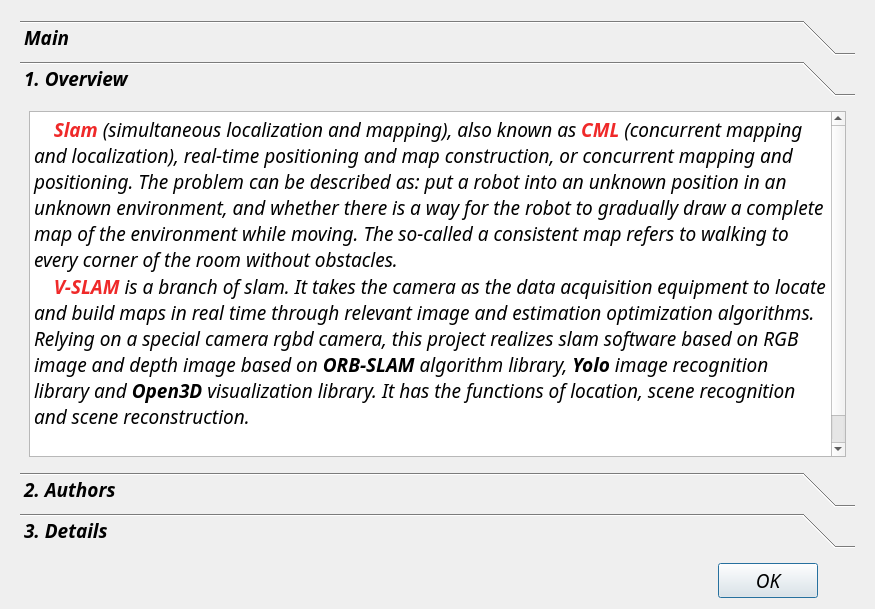
<?xml version="1.0" encoding="UTF-8"?>
<ui version="4.0">
 <class>QHelpDialog</class>
 <widget class="QDialog" name="QHelpDialog">
  <property name="geometry">
   <rect>
    <x>0</x>
    <y>0</y>
    <width>875</width>
    <height>609</height>
   </rect>
  </property>
  <property name="windowTitle">
   <string>Dialog</string>
  </property>
  <layout class="QGridLayout" name="gridLayout">
   <item row="1" column="1">
    <widget class="QPushButton" name="btn_ok">
     <property name="minimumSize">
      <size>
       <width>100</width>
       <height>30</height>
      </size>
     </property>
     <property name="maximumSize">
      <size>
       <width>200</width>
       <height>16777215</height>
      </size>
     </property>
     <property name="font">
      <font>
       <family>Ubuntu Mono</family>
       <pointsize>14</pointsize>
       <italic>true</italic>
       <bold>false</bold>
      </font>
     </property>
     <property name="text">
      <string>OK</string>
     </property>
    </widget>
   </item>
   <item row="1" column="0">
    <spacer name="horizontalSpacer">
     <property name="orientation">
      <enum>Qt::Horizontal</enum>
     </property>
     <property name="sizeHint" stdset="0">
      <size>
       <width>40</width>
       <height>20</height>
      </size>
     </property>
    </spacer>
   </item>
   <item row="1" column="2">
    <spacer name="horizontalSpacer_2">
     <property name="orientation">
      <enum>Qt::Horizontal</enum>
     </property>
     <property name="sizeType">
      <enum>QSizePolicy::Fixed</enum>
     </property>
     <property name="sizeHint" stdset="0">
      <size>
       <width>40</width>
       <height>20</height>
      </size>
     </property>
    </spacer>
   </item>
   <item row="0" column="0" colspan="3">
    <widget class="QFrame" name="frame">
     <property name="font">
      <font>
       <family>Ubuntu Mono</family>
       <pointsize>14</pointsize>
       <italic>true</italic>
       <bold>false</bold>
      </font>
     </property>
     <property name="frameShape">
      <enum>QFrame::NoFrame</enum>
     </property>
     <property name="frameShadow">
      <enum>QFrame::Raised</enum>
     </property>
     <layout class="QGridLayout" name="gridLayout_2">
      <item row="0" column="0">
       <widget class="QToolBox" name="toolBox">
        <property name="font">
         <font>
          <family>Ubuntu Mono</family>
          <pointsize>14</pointsize>
          <italic>true</italic>
          <bold>true</bold>
         </font>
        </property>
        <property name="frameShape">
         <enum>QFrame::NoFrame</enum>
        </property>
        <property name="lineWidth">
         <number>1</number>
        </property>
        <property name="currentIndex">
         <number>1</number>
        </property>
        <property name="tabSpacing">
         <number>6</number>
        </property>
        <widget class="QWidget" name="main">
         <property name="geometry">
          <rect>
           <x>0</x>
           <y>0</y>
           <width>839</width>
           <height>405</height>
          </rect>
         </property>
         <attribute name="label">
          <string>Main</string>
         </attribute>
         <layout class="QGridLayout" name="gridLayout_6">
          <item row="0" column="0">
           <layout class="QHBoxLayout" name="horizontalLayout">
            <item>
             <widget class="QLabel" name="label_Q">
              <property name="minimumSize">
               <size>
                <width>120</width>
                <height>120</height>
               </size>
              </property>
              <property name="text">
               <string>TextLabel</string>
              </property>
              <property name="alignment">
               <set>Qt::AlignCenter</set>
              </property>
             </widget>
            </item>
            <item>
             <widget class="QLabel" name="label_R">
              <property name="minimumSize">
               <size>
                <width>120</width>
                <height>120</height>
               </size>
              </property>
              <property name="text">
               <string>TextLabel</string>
              </property>
              <property name="alignment">
               <set>Qt::AlignCenter</set>
              </property>
             </widget>
            </item>
            <item>
             <widget class="QLabel" name="label_G">
              <property name="minimumSize">
               <size>
                <width>120</width>
                <height>120</height>
               </size>
              </property>
              <property name="text">
               <string>TextLabel</string>
              </property>
              <property name="alignment">
               <set>Qt::AlignCenter</set>
              </property>
             </widget>
            </item>
            <item>
             <widget class="QLabel" name="label_B">
              <property name="minimumSize">
               <size>
                <width>120</width>
                <height>120</height>
               </size>
              </property>
              <property name="text">
               <string>TextLabel</string>
              </property>
              <property name="alignment">
               <set>Qt::AlignCenter</set>
              </property>
             </widget>
            </item>
            <item>
             <widget class="QLabel" name="label_D">
              <property name="minimumSize">
               <size>
                <width>120</width>
                <height>120</height>
               </size>
              </property>
              <property name="text">
               <string>TextLabel</string>
              </property>
              <property name="alignment">
               <set>Qt::AlignCenter</set>
              </property>
             </widget>
            </item>
           </layout>
          </item>
         </layout>
        </widget>
        <widget class="QWidget" name="overview">
         <property name="geometry">
          <rect>
           <x>0</x>
           <y>0</y>
           <width>839</width>
           <height>405</height>
          </rect>
         </property>
         <attribute name="label">
          <string>1. Overview</string>
         </attribute>
         <layout class="QGridLayout" name="gridLayout_3">
          <item row="0" column="0">
           <widget class="QTextBrowser" name="textBrowser">
            <property name="html">
             <string>&lt;!DOCTYPE HTML PUBLIC &quot;-//W3C//DTD HTML 4.0//EN&quot; &quot;http://www.w3.org/TR/REC-html40/strict.dtd&quot;&gt;
&lt;html&gt;&lt;head&gt;&lt;meta name=&quot;qrichtext&quot; content=&quot;1&quot; /&gt;&lt;meta charset=&quot;utf-8&quot; /&gt;&lt;style type=&quot;text/css&quot;&gt;
p, li { white-space: pre-wrap; }
&lt;/style&gt;&lt;/head&gt;&lt;body style=&quot; font-family:'Ubuntu Mono'; font-size:14pt; font-weight:700; font-style:italic;&quot;&gt;
&lt;p style=&quot; margin-top:0px; margin-bottom:0px; margin-left:0px; margin-right:0px; -qt-block-indent:0; text-indent:0px;&quot;&gt;&lt;span style=&quot; font-weight:400;&quot;&gt;    &lt;/span&gt;&lt;span style=&quot; color:#ef2929;&quot;&gt;Slam&lt;/span&gt;&lt;span style=&quot; font-weight:400;&quot;&gt; (simultaneous localization and mapping), also known as &lt;/span&gt;&lt;span style=&quot; color:#ef2929;&quot;&gt;CML&lt;/span&gt;&lt;span style=&quot; font-weight:400;&quot;&gt; (concurrent mapping and localization), real-time positioning and map construction, or concurrent mapping and positioning. The problem can be described as: put a robot into an unknown position in an unknown environment, and whether there is a way for the robot to gradually draw a complete map of the environment while moving. The so-called a consistent map refers to walking to every corner of the room without obstacles.&lt;/span&gt;&lt;/p&gt;
&lt;p style=&quot; margin-top:0px; margin-bottom:0px; margin-left:0px; margin-right:0px; -qt-block-indent:0; text-indent:0px;&quot;&gt;&lt;span style=&quot; font-weight:400;&quot;&gt;    &lt;/span&gt;&lt;span style=&quot; color:#ef2929;&quot;&gt;V-SLAM&lt;/span&gt;&lt;span style=&quot; font-weight:400;&quot;&gt; is a branch of slam. It takes the camera as the data acquisition equipment to locate and build maps in real time through relevant image and estimation optimization algorithms. Relying on a special camera rgbd camera, this project realizes slam software based on RGB image and depth image based on &lt;/span&gt;ORB-SLAM&lt;span style=&quot; font-weight:400;&quot;&gt; algorithm library, &lt;/span&gt;Yolo&lt;span style=&quot; font-weight:400;&quot;&gt; image recognition library and &lt;/span&gt;Open3D&lt;span style=&quot; font-weight:400;&quot;&gt; visualization library. It has the functions of location, scene recognition and scene reconstruction.&lt;/span&gt;&lt;/p&gt;
&lt;p style=&quot;-qt-paragraph-type:empty; margin-top:0px; margin-bottom:0px; margin-left:0px; margin-right:0px; -qt-block-indent:0; text-indent:0px;&quot;&gt;&lt;br /&gt;&lt;/p&gt;
&lt;p align=&quot;center&quot; style=&quot; margin-top:0px; margin-bottom:0px; margin-left:0px; margin-right:0px; -qt-block-indent:0; text-indent:0px;&quot;&gt;&lt;img src=&quot;:/img/ros-server.png&quot; /&gt;&lt;/p&gt;&lt;/body&gt;&lt;/html&gt;</string>
            </property>
           </widget>
          </item>
         </layout>
        </widget>
        <widget class="QWidget" name="authors">
         <property name="geometry">
          <rect>
           <x>0</x>
           <y>0</y>
           <width>839</width>
           <height>405</height>
          </rect>
         </property>
         <attribute name="label">
          <string>2. Authors</string>
         </attribute>
         <layout class="QGridLayout" name="gridLayout_4">
          <item row="0" column="0">
           <widget class="QTextBrowser" name="textBrowser_2">
            <property name="html">
             <string>&lt;!DOCTYPE HTML PUBLIC &quot;-//W3C//DTD HTML 4.0//EN&quot; &quot;http://www.w3.org/TR/REC-html40/strict.dtd&quot;&gt;
&lt;html&gt;&lt;head&gt;&lt;meta name=&quot;qrichtext&quot; content=&quot;1&quot; /&gt;&lt;meta charset=&quot;utf-8&quot; /&gt;&lt;style type=&quot;text/css&quot;&gt;
p, li { white-space: pre-wrap; }
&lt;/style&gt;&lt;/head&gt;&lt;body style=&quot; font-family:'Ubuntu Mono'; font-size:14pt; font-weight:700; font-style:italic;&quot;&gt;
&lt;p style=&quot; margin-top:0px; margin-bottom:0px; margin-left:0px; margin-right:0px; -qt-block-indent:0; text-indent:0px;&quot;&gt;&lt;span style=&quot; color:#fb8b00;&quot;&gt;{&lt;/span&gt;&lt;/p&gt;
&lt;p style=&quot; margin-top:0px; margin-bottom:0px; margin-left:0px; margin-right:0px; -qt-block-indent:0; text-indent:0px;&quot;&gt;  &lt;span style=&quot; color:#ef2929;&quot;&gt;&amp;quot;developers&amp;quot;&lt;/span&gt;: &lt;span style=&quot; color:#ad7fa8;&quot;&gt;[&lt;/span&gt;&lt;/p&gt;
&lt;p style=&quot; margin-top:0px; margin-bottom:0px; margin-left:0px; margin-right:0px; -qt-block-indent:0; text-indent:0px;&quot;&gt;    &lt;span style=&quot; color:#729fcf;&quot;&gt;{&lt;/span&gt;&lt;/p&gt;
&lt;p style=&quot; margin-top:0px; margin-bottom:0px; margin-left:0px; margin-right:0px; -qt-block-indent:0; text-indent:0px;&quot;&gt;      &lt;span style=&quot; color:#ef2929;&quot;&gt;&amp;quot;name&amp;quot;&lt;/span&gt;: &lt;span style=&quot; color:#4e9a06;&quot;&gt;&amp;quot;something&amp;quot;&lt;/span&gt;,&lt;/p&gt;
&lt;p style=&quot; margin-top:0px; margin-bottom:0px; margin-left:0px; margin-right:0px; -qt-block-indent:0; text-indent:0px;&quot;&gt;      &lt;span style=&quot; color:#ef2929;&quot;&gt;&amp;quot;e-mail&amp;quot;&lt;/span&gt;: &lt;span style=&quot; color:#4e9a06;&quot;&gt;&amp;quot;something&amp;quot;&lt;/span&gt;,&lt;/p&gt;
&lt;p style=&quot; margin-top:0px; margin-bottom:0px; margin-left:0px; margin-right:0px; -qt-block-indent:0; text-indent:0px;&quot;&gt;      &lt;span style=&quot; color:#ef2929;&quot;&gt;&amp;quot;school&amp;quot;&lt;/span&gt;: &lt;span style=&quot; color:#4e9a06;&quot;&gt;&amp;quot;something&amp;quot;&lt;/span&gt;&lt;/p&gt;
&lt;p style=&quot; margin-top:0px; margin-bottom:0px; margin-left:0px; margin-right:0px; -qt-block-indent:0; text-indent:0px;&quot;&gt;    &lt;span style=&quot; color:#729fcf;&quot;&gt;}&lt;/span&gt;&lt;/p&gt;
&lt;p style=&quot; margin-top:0px; margin-bottom:0px; margin-left:0px; margin-right:0px; -qt-block-indent:0; text-indent:0px;&quot;&gt;  &lt;span style=&quot; color:#ad7fa8;&quot;&gt;]&lt;/span&gt;&lt;/p&gt;
&lt;p style=&quot; margin-top:0px; margin-bottom:0px; margin-left:0px; margin-right:0px; -qt-block-indent:0; text-indent:0px;&quot;&gt;&lt;span style=&quot; color:#fb8b00;&quot;&gt;}&lt;/span&gt;&lt;/p&gt;&lt;/body&gt;&lt;/html&gt;</string>
            </property>
           </widget>
          </item>
         </layout>
        </widget>
        <widget class="QWidget" name="details">
         <property name="geometry">
          <rect>
           <x>0</x>
           <y>0</y>
           <width>839</width>
           <height>405</height>
          </rect>
         </property>
         <attribute name="label">
          <string>3. Details</string>
         </attribute>
         <layout class="QGridLayout" name="gridLayout_5">
          <item row="0" column="0">
           <widget class="QTextBrowser" name="textBrowser_3">
            <property name="html">
             <string>&lt;!DOCTYPE HTML PUBLIC &quot;-//W3C//DTD HTML 4.0//EN&quot; &quot;http://www.w3.org/TR/REC-html40/strict.dtd&quot;&gt;
&lt;html&gt;&lt;head&gt;&lt;meta name=&quot;qrichtext&quot; content=&quot;1&quot; /&gt;&lt;meta charset=&quot;utf-8&quot; /&gt;&lt;style type=&quot;text/css&quot;&gt;
p, li { white-space: pre-wrap; }
&lt;/style&gt;&lt;/head&gt;&lt;body style=&quot; font-family:'Ubuntu Mono'; font-size:14pt; font-weight:700; font-style:italic;&quot;&gt;
&lt;p style=&quot; margin-top:0px; margin-bottom:0px; margin-left:0px; margin-right:0px; -qt-block-indent:0; text-indent:0px;&quot;&gt;    &lt;span style=&quot; font-weight:400;&quot;&gt;The workflow of the developed system is shown in the figure below. The solution method used this time is post-processing. The main process consists of two parts:&lt;/span&gt;&lt;/p&gt;
&lt;p style=&quot; margin-top:0px; margin-bottom:0px; margin-left:0px; margin-right:0px; -qt-block-indent:0; text-indent:0px;&quot;&gt;    &lt;span style=&quot; font-weight:400;&quot;&gt;1) Data acquisition: the Kinect camera is used to collect color images, depth images and IMU data at a certain frame rate. This         part is based on a small communication network composed of Ubuntu host, Android phone and Kinect camera. Through WiFi communication, Android phones send control signals to the Ubuntu host, receive data messages (including color images, depth images and IMU data) sent by the Ubuntu host, and display the data in real time on the user's Android selling price. The communication between Ubuntu and Kinect cameras is based on the ROS multi process communication mechanism. Specifically, Ubuntu will process the control messages sent by Android (such as start collection, stop collection, etc.) and convey them to the Kinect camera. The data collected by Kinect camera will be sent to Android via Ubuntu host for real-time display.&lt;/span&gt;&lt;/p&gt;
&lt;p style=&quot; margin-top:0px; margin-bottom:0px; margin-left:0px; margin-right:0px; -qt-block-indent:0; text-indent:0px;&quot;&gt;    &lt;span style=&quot; font-weight:400;&quot;&gt;2) Data processing: that is, on Ubuntu, the qrgbd interface application developed based on QT is used to process and solve the collected data.&lt;/span&gt;&lt;/p&gt;
&lt;p align=&quot;center&quot; style=&quot; margin-top:0px; margin-bottom:0px; margin-left:0px; margin-right:0px; -qt-block-indent:0; text-indent:0px;&quot;&gt;&lt;img src=&quot;:/img/qrgbd-system-small.png&quot; /&gt;&lt;/p&gt;
&lt;p style=&quot; margin-top:0px; margin-bottom:0px; margin-left:0px; margin-right:0px; -qt-block-indent:0; text-indent:0px;&quot;&gt;&lt;span style=&quot; color:#ef2929;&quot;&gt;    main interface thread&lt;/span&gt;&lt;/p&gt;
&lt;p style=&quot; margin-top:0px; margin-bottom:0px; margin-left:0px; margin-right:0px; -qt-block-indent:0; text-indent:0px;&quot;&gt;    &lt;span style=&quot; font-weight:400;&quot;&gt;The main interface thread completes the configuration of data to be processed, interactive control of processing flow, display and output of processing results and other functions. Specifically, the main interface thread obtains the path of the corresponding data through the configuration dialog window and reads it into memory when processing begins. At the beginning of processing, the data frame is sent to the slam thread at a certain frame rate to complete the slam process of the current frame and obtain the current pose. Then the pose and data frame are sent to the reconstruction thread for scene reconstruction. At the same time, when the recognition thread is idle, the color image is sent to the recognition thread for object recognition, and the marked image is obtained and displayed.&lt;/span&gt;&lt;/p&gt;
&lt;p style=&quot; margin-top:0px; margin-bottom:0px; margin-left:0px; margin-right:0px; -qt-block-indent:0; text-indent:0px;&quot;&gt;&lt;span style=&quot; color:#ef2929;&quot;&gt;    slam thread&lt;/span&gt;&lt;/p&gt;
&lt;p style=&quot; margin-top:0px; margin-bottom:0px; margin-left:0px; margin-right:0px; -qt-block-indent:0; text-indent:0px;&quot;&gt;    &lt;span style=&quot; font-weight:400;&quot;&gt;Slam threads rely on the orb-slam3 library. When the main thread passes in the data frame, it performs the slam solution of the data frame. If the system has not been initialized, it will be initialized and then tracked. When the trace is lost, the slam system will try to relocate. If it fails, it will be reinitialized. After the related work is completed, the thread will return the calculated pose results to the main thread.&lt;/span&gt;&lt;/p&gt;
&lt;p style=&quot; margin-top:0px; margin-bottom:0px; margin-left:0px; margin-right:0px; -qt-block-indent:0; text-indent:0px;&quot;&gt;&lt;span style=&quot; color:#ef2929;&quot;&gt;    identifying thread&lt;/span&gt;&lt;/p&gt;
&lt;p style=&quot; margin-top:0px; margin-bottom:0px; margin-left:0px; margin-right:0px; -qt-block-indent:0; text-indent:0px;&quot;&gt;&lt;span style=&quot; color:#ef2929;&quot;&gt;    &lt;/span&gt;&lt;span style=&quot; font-weight:400;&quot;&gt;Identifying threads relies on the yolo3 library.&lt;/span&gt;&lt;/p&gt;
&lt;p style=&quot; margin-top:0px; margin-bottom:0px; margin-left:0px; margin-right:0px; -qt-block-indent:0; text-indent:0px;&quot;&gt;&lt;span style=&quot; color:#ef2929;&quot;&gt;    rebuilding thread&lt;/span&gt;&lt;/p&gt;
&lt;p style=&quot; margin-top:0px; margin-bottom:0px; margin-left:0px; margin-right:0px; -qt-block-indent:0; text-indent:0px;&quot;&gt;    &lt;span style=&quot; font-weight:400;&quot;&gt;The reconstruction thread completes the remapping of depth map and the reconstruction of 3D scene. Since 3D scene reconstruction takes a lot of time, it is put into the sub thread of the reconstruction thread:&lt;/span&gt;&lt;/p&gt;
&lt;p style=&quot; margin-top:0px; margin-bottom:0px; margin-left:0px; margin-right:0px; -qt-block-indent:0; text-indent:0px;&quot;&gt;    &lt;span style=&quot; font-weight:400;&quot;&gt;1) Remapping of depth map: depth information of corresponding position pixels recorded in depth image acquired by rgbd camera. Because it is a single channel image, it is converted to a three channel RGB color image through remapping. After the remapping is completed, the resulting color image is returned to the main thread for visualization.&lt;/span&gt;&lt;/p&gt;
&lt;p style=&quot; margin-top:0px; margin-bottom:0px; margin-left:0px; margin-right:0px; -qt-block-indent:0; text-indent:0px;&quot;&gt;    &lt;span style=&quot; font-weight:400;&quot;&gt;2) 3D scene reconstruction: it relies on PCL library and is completed in sub threads. When the reconstruction thread converts the pixels on the depth map to the world coordinate system with the help of pose information and depth information, the point cloud data is obtained and sent to the 3D scene reconstruction sub thread. The 3D scene reconstruction sub thread visualizes the point cloud in an incremental manner. The 3D scene reconstruction sub thread has two visualization modes: interactive visualization and rendering visualization:&lt;/span&gt;&lt;/p&gt;
&lt;p style=&quot; margin-top:0px; margin-bottom:0px; margin-left:0px; margin-right:0px; -qt-block-indent:0; text-indent:0px;&quot;&gt;        &lt;span style=&quot; font-weight:400;&quot;&gt;a) Interactive visualization: when the slam is completed or terminated, the interactive visualization mode is enabled. Users can manipulate the PCL point cloud window through the mouse to view the point cloud from multiple angles and levels;&lt;/span&gt;&lt;/p&gt;
&lt;p style=&quot; margin-top:0px; margin-bottom:0px; margin-left:0px; margin-right:0px; -qt-block-indent:0; text-indent:0px;&quot;&gt;        &lt;span style=&quot; font-weight:400;&quot;&gt;b) Rendering visualization: when slam is performed, the PCL window is performed in a rendering visualization manner. Specifically, visualize the point cloud to be incrementally visualized in each frame, track the position of the camera, and change the viewport to simulate the perspective during data collection.&lt;/span&gt;&lt;/p&gt;&lt;/body&gt;&lt;/html&gt;</string>
            </property>
           </widget>
          </item>
         </layout>
        </widget>
       </widget>
      </item>
     </layout>
    </widget>
   </item>
  </layout>
 </widget>
 <resources/>
 <connections/>
</ui>
